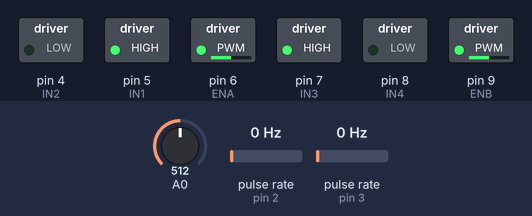
Simulated run of this sketch. Board: Arduino Uno, built with avr-gcc and run on an emulated ATmega328P. Parts: switched loads named in the sketch (green lamp = pin HIGH). Wiring (inferred from the names in the program): 2 × pulse sensor: data pin 2 / data pin 3. Inputs (shaded band) come from the test bench; at power-on: A0 = 512, pulse rate (sensors on pin 2, pin 3) 0 Hz.

Above: at 1.2 s.
1.3 s: A0 set to 716
At 2.5 s:
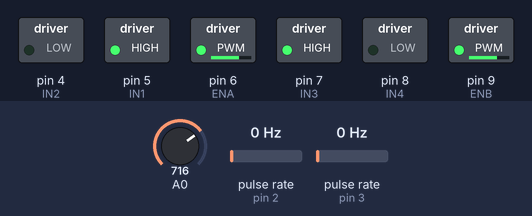
2.8 s: A0 set to 900
At 3.6 s:
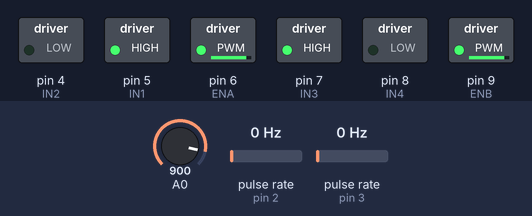
4.3 s: A0 set to 122
At 4.8 s:
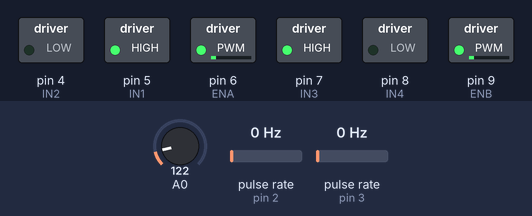
8.8 s: A0 set to 0
At 9.4 s:
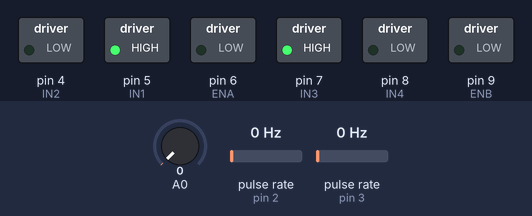
10.3 s: A0 set to 511
At 11.7 s:
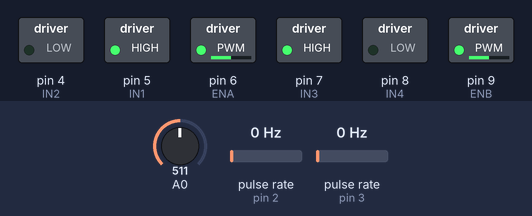
Timing chart, 0 to 12.8 s (numbered marks = the images above; inputs shaded):
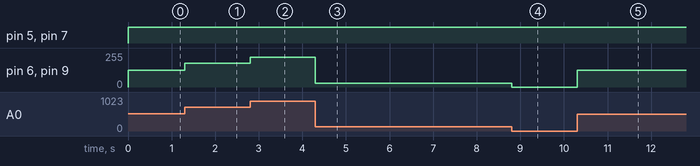

Measured:
- after the input at 1.3 s, pin 6 (ENA), pin 9 (ENB): 127/255 → 178/255 at once
- after the input at 2.8 s, pin 6 (ENA), pin 9 (ENB): 178/255 → 224/255 at once
- after the input at 4.3 s, pin 6 (ENA), pin 9 (ENB): 224/255 → 30/255 at once
- after the input at 8.8 s, pin 6 (ENA), pin 9 (ENB): 30/255 → 0/255 at once
- after the input at 10.3 s, pin 6 (ENA), pin 9 (ENB): 0/255 → 127/255 at once

The sketch:

encoder_test.ino
```cpp
/********************************************************
 *
 * CODE USED TO MEASURE WHEEL VELOCITY
 * TWO WHEELS CONTROLLED IN OPEN LOOP BY A POTENTIOMETER
 * USED TO DEBUG YOUR OPTICAL INCREMENTAL ENCODER
 *
 ********************************************************/

// encoder pin
int encoderPinDx=2;
int encoderPinSx=3;

// motor SX pins
int ENA = 6;
int IN1 = 5;
int IN2 = 4;

// motor DX pins
int ENB = 9;
int IN3 = 7;
int IN4 = 8;

// Sensing using encoder with 20 holes (angle/pulse =360/20 = 18 degrees per pulse)
volatile int anglePerPulse=18;

// total pulses from start of FW
volatile unsigned long totalPulsesDx = 0;
volatile unsigned long totalPulsesSx = 0;

// total angle calculated from totalPulses
volatile long totalAngleDx=0;
volatile long totalAngleSx=0;

// variables for measuring time
volatile unsigned long lastTimeDx=0;
volatile unsigned long currentTimeDx=0;
// deltaT = currentTime-lastTime
volatile double deltaTDx=0;

// variables for measuring time
volatile unsigned long lastTimeSx=0;
volatile unsigned long currentTimeSx=0;
// deltaT = currentTime-lastTime
volatile double deltaTSx=0;


// angular velocity calculation
volatile double angularVelocityDx=0;
// total time until sumPulses reaches averageSample
volatile unsigned long timeAverageAngularVelocityDx=0;
// sumPulses goes from 0 to averageSample, and then it is set back to zero
volatile int sumPulsesDx=0;
// how many pulses we will take to calculate the average angular velocity
volatile int averageSampleDx=50;

volatile double angularVelocitySx=0;
// total time until sumPulses reaches averageSample
volatile unsigned long timeAverageAngularVelocitySx=0;
// sumPulses goes from 0 to averageSample, and then it is set back to zero
volatile int sumPulsesSx=0;
// how many pulses we will take to calculate the average angular velocity
volatile int averageSampleSx=50;

void setup() {
  // set the motor pins
  pinMode(ENA, OUTPUT);
  pinMode(IN1, OUTPUT);
  pinMode(IN2, OUTPUT);

  pinMode(ENB, OUTPUT);
  pinMode(IN3, OUTPUT);
  pinMode(IN4, OUTPUT);

  // set the encoder pin
  pinMode(encoderPinDx, INPUT);
  pinMode(encoderPinSx, INPUT);

  // attach the interrupt for tracking the pulses
  attachInterrupt(digitalPinToInterrupt(encoderPinSx), interruptFunctionSx, RISING);
  attachInterrupt(digitalPinToInterrupt(encoderPinDx), interruptFunctionDx, RISING);

  Serial.begin(9600);

  // obtain the current time
  lastTimeDx=millis();
  lastTimeSx=millis();
}

void loop() {
  int potValue = analogRead(A0);

  // Mappa il valore del potenziometro (0-1023) a un valore PWM (0-255)
  int mappedValue = map(potValue, 0, 1023, 0, 255);

  // set the motor speed
  analogWrite(ENA, mappedValue);
  // direction
  digitalWrite(IN1,HIGH);
  digitalWrite(IN2, LOW);

  // set the motor speed
  analogWrite(ENB, mappedValue);
  // direction
  digitalWrite(IN3,HIGH);
  digitalWrite(IN4, LOW);
}

void interruptFunctionDx(){
        // get the current time
        currentTimeDx=millis();
        // time among interrupts
        deltaTDx=currentTimeDx-lastTimeDx;
        lastTimeDx=currentTimeDx;

        // increment the total number of pulses
        totalPulsesDx = totalPulsesDx + 1;

        // calculate the total angle
        totalAngleDx = totalPulsesDx*anglePerPulse;

        // this is another sum of pulses that is used to calculate
        // the average angular velocity
        // this sum is set to zero after averageSample
        sumPulsesDx=sumPulsesDx+1;
        // track the total time between computing the averages
        timeAverageAngularVelocityDx=timeAverageAngularVelocityDx+deltaTDx;

       // here we calculate the average angular velocity
       if (sumPulsesDx>=averageSampleDx)
       {
          angularVelocityDx=1000*((double)(sumPulsesDx * anglePerPulse) )/((double) timeAverageAngularVelocityDx );
          Serial.println(angularVelocityDx);
          sumPulsesDx=0;
          timeAverageAngularVelocityDx=0;
       }
}

void interruptFunctionSx(){
        // get the current time
        currentTimeSx=millis();
        // time among interrupts
        deltaTSx=currentTimeSx-lastTimeSx;
        lastTimeSx=currentTimeSx;

        // increment the total number of pulses
        totalPulsesSx = totalPulsesSx + 1;

        // calculate the total angle
        totalAngleSx = totalPulsesSx*anglePerPulse;

        // this is another sum of pulses that is used to calculate
        // the average angular velocity
        // this sum is set to zero after averageSample
        sumPulsesSx=sumPulsesSx+1;
        // track the total time between computing the averages
        timeAverageAngularVelocitySx=timeAverageAngularVelocitySx+deltaTSx;

       // here we calculate the average angular velocity
       if (sumPulsesSx>=averageSampleSx)
       {
          angularVelocitySx=1000*((double)(sumPulsesSx * anglePerPulse) )/((double) timeAverageAngularVelocitySx );
         //Serial.println(angularVelocitySx);
          //Serial.print(",");
          //Serial.println(angularVelocityDx);
          sumPulsesSx=0;
          timeAverageAngularVelocitySx=0;
       }
}
```
